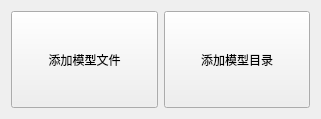
<ui version="4.0">
 <class>qSlicerModelsDialog</class>
 <widget class="QDialog" name="qSlicerModelsDialog">
  <property name="geometry">
   <rect>
    <x>0</x>
    <y>0</y>
    <width>321</width>
    <height>119</height>
   </rect>
  </property>
  <property name="windowTitle">
   <string>添加 3D 模型</string>
  </property>
  <layout class="QHBoxLayout" name="horizontalLayout" stretch="1,1">
   <item>
    <widget class="QToolButton" name="AddModelToolButton">
     <property name="sizePolicy">
      <sizepolicy hsizetype="MinimumExpanding" vsizetype="MinimumExpanding">
       <horstretch>0</horstretch>
       <verstretch>0</verstretch>
      </sizepolicy>
     </property>
     <property name="text">
      <string>添加模型文件</string>
     </property>
     <property name="iconSize">
      <size>
       <width>128</width>
       <height>128</height>
      </size>
     </property>
     <property name="toolButtonStyle">
      <enum>Qt::ToolButtonTextUnderIcon</enum>
     </property>
    </widget>
   </item>
   <item>
    <widget class="QToolButton" name="AddModelDirectoryToolButton">
     <property name="sizePolicy">
      <sizepolicy hsizetype="MinimumExpanding" vsizetype="MinimumExpanding">
       <horstretch>0</horstretch>
       <verstretch>0</verstretch>
      </sizepolicy>
     </property>
     <property name="text">
      <string>添加模型目录</string>
     </property>
     <property name="iconSize">
      <size>
       <width>128</width>
       <height>128</height>
      </size>
     </property>
     <property name="toolButtonStyle">
      <enum>Qt::ToolButtonTextUnderIcon</enum>
     </property>
    </widget>
   </item>
  </layout>
 </widget>
 <resources />
 <connections />
</ui>
